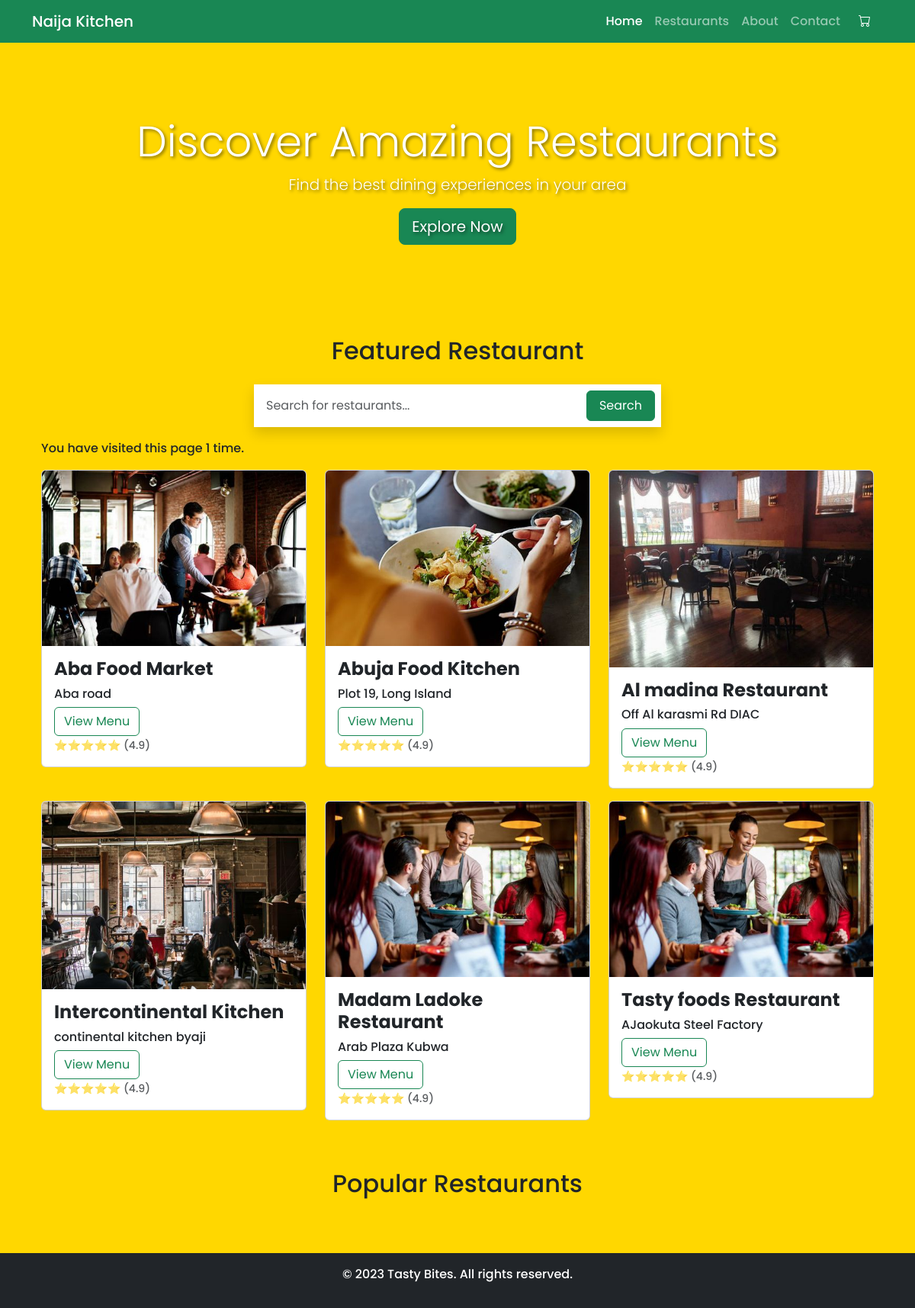
The page / on the database its author committed.
### naija_kitchen/models.py (models this page shows, shortened)
class Restaurant(models.Model):
    restaurant_name = models.CharField(max_length=200)
    slug = models.SlugField(max_length=200, blank=True)
    restaurant_address = models.CharField(max_length=200)
    restaurant_image = models.ImageField(null=True, blank=True)
    restaurant_contact = models.CharField(max_length=200)
    restaurant_owner = models.ForeignKey(
        'auth.User', blank=True, null=True, on_delete=models.CASCADE, related_name='user_restaurants')
    class Meta:
        ordering = ['restaurant_name']
        indexes = [
            models.Index(fields=['restaurant_name'])
        ]
    @property
    def imageURL(self):
        try:
            url = self.restaurant_image.url
        except:
            url = ''
        return url

### naija_kitchen/views.py (the view)
# urls.py: path("", get_all_restaurant, name="all_restaurants"),
def get_all_restaurant(request):
    visit_count = request.session.get('visit_count', 0)
    visit_count += 1
    request.session['visit_count'] = visit_count
    restaurants = Restaurant.objects.all()
    context = {'restaurants': restaurants, 'visit_count': visit_count}
    return render(request, 'restaurant_list.html', context)

### naija_kitchen/templates/restaurant_list.html (shortened to what this page needs)
{% extends 'main.html'%}
{% load static %}
    {% block content %}
    <header class="jumbotron jumbotron-fluid py-5 mb-4">
        <div class="container text-center py-5">
            <h1 class="display-4">Discover Amazing Restaurants</h1>
            <p class="lead">Find the best dining experiences in your area</p>
            <a href="#" class="btn btn-success btn-lg">Explore Now</a>
        </div>
    </header>
    <main class="container">
        <section class="mb-5">
            <h2 class="text-center mb-4">Featured Restaurant</h2>
            <div class="container h-100 mb-3">
                <div class="row h-100 justify-content-center align-items-center">
                    <div class="col-md-8 col-lg-6">
                        <form action="" method="get" class="d-flex shadow p-2 bg-white">
                            <input id="searchInput" class="form-control me-2 p-2 border-0 shadow-none" type="search"
                                placeholder="Search for restaurants..." aria-label="Search" />
                            <button class="btn btn-success px-3" type="submit">
                                Search
                            </button>
                        </form>
                    </div>
                </div>
            </div>
            <div class="container">
                <p>You have visited this page {{ visit_count }} time{{ num_visits|pluralize }}.</p>
                <div id="productCard" class="row">
                    {% for restaurant in restaurants %}
                    <div class="col-sm-4 mb-3">
                        <div class="card">
                            <img class="card-img-top img-fluid" src="{{restaurant.imageURL}}"
                                alt="{{restaurant.imageURL}}" />
                            <div class="card-body text-start">
                                <h4><strong>{{restaurant.restaurant_name}}</strong></h4>
                                <h6>{{restaurant.restaurant_address}}</h6>
                                <a class="btn btn-outline-success" href="{% url 'restaurant_menucategories' restaurant_slug=restaurant.slug%}">View
                                    Menu</a>
                                <p class="card-text">
                                    <small class="text-muted">⭐⭐⭐⭐⭐ (4.9)</small>
                                </p>
                            </div>
                        </div>
                    </div>
                    {% endfor%}
                </div>
            </div>
        </section>
        <section>
            <h2 class="text-center mb-4">Popular Restaurants</h2>
        </section>
    </main>
    <footer class="bg-dark text-white text-center py-3 mt-5">
        <p>&copy; 2023 Tasty Bites. All rights reserved.</p>
    </footer>
    {% endblock %}

### naija_kitchen/templates/main.html (shortened to what this page needs)
<!DOCTYPE html>
<html lang="en">
{% load static %}
<head>
    <link rel="stylesheet" type="text/css" href="{%static 'css/style.css'%}" />
    <link rel="stylesheet" href="https://cdn.jsdelivr.net/npm/bootstrap@5.3.2/dist/css/bootstrap.min.css" />
    <link rel="stylesheet" href="https://cdn.jsdelivr.net/npm/bootstrap-icons@1.11.1/font/bootstrap-icons.css" />
</head>
<body class="poppins-medium bg-color">
    <nav class="navbar navbar-expand-lg navbar-dark bg-success">
        <div class="container">
            <a class="navbar-brand" href="{% url 'all_restaurants' %}">Naija Kitchen</a>
            <div class="collapse navbar-collapse" id="navbarNav">
                <ul class="navbar-nav ms-auto">
                    <li class="nav-item">
                        <a class="nav-link active" href="#">Home</a>
                    </li>
                    <li class="nav-item">
                        <a class="nav-link" href="#">Restaurants</a>
                    </li>
                    <li class="nav-item">
                        <a class="nav-link" href="#">About</a>
                    </li>
                    <li class="nav-item">
                        <a class="nav-link" href="#">Contact</a>
                    </li>
                    <li class="nav-item">
                        <a class="nav-link text-white" href="{% url 'cart' %}"><i class="bi bi-cart p-2"></i>{{cartItems}}</a>
                    </li>
                </ul>
            </div>
        </div>
    </nav>
    {% block content %} {% endblock content %}
</body>
</html>

### static/css/style.css (style rules this page uses)
body { font-family: 'Poppins sans-serif'; }
.bg-color { background-color: #FFD700; }
.jumbotron { background-size: cover; background-position: center; color: white; text-shadow: 2px 2px 4px rgba(0, 0, 0, 0.5); }
.poppins-medium { font-family: "Poppins", sans-serif; font-weight: 500; font-style: normal; }

### rows shown on the page
Restaurant: imageURL (picture), restaurant_name "Aba Food Market", restaurant_address "Aba road"
Restaurant: imageURL (picture), restaurant_name "Abuja Food Kitchen", restaurant_address "Plot 19, Long Island"
Restaurant: imageURL (picture), restaurant_name "Al madina Restaurant", restaurant_address "Off Al karasmi Rd DIAC"
Restaurant: imageURL (picture), restaurant_name "Intercontinental Kitchen", restaurant_address "continental kitchen byaji"
Restaurant: imageURL (picture), restaurant_name "Madam Ladoke Restaurant", restaurant_address "Arab Plaza Kubwa"
Restaurant: imageURL (picture), restaurant_name "Tasty foods Restaurant", restaurant_address "AJaokuta Steel Factory"

### other values the page prints
{{ visit_count }} "1"
